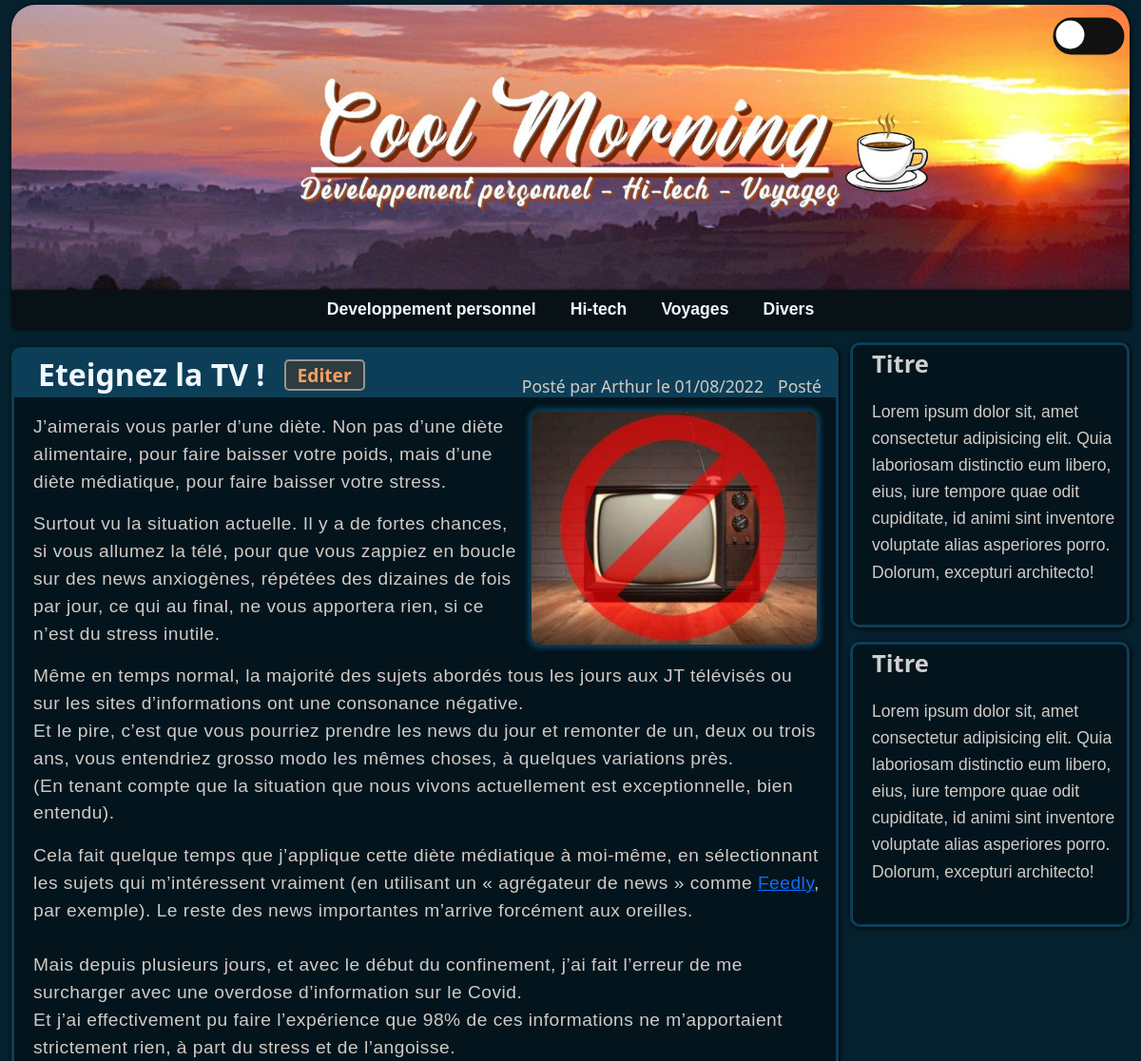
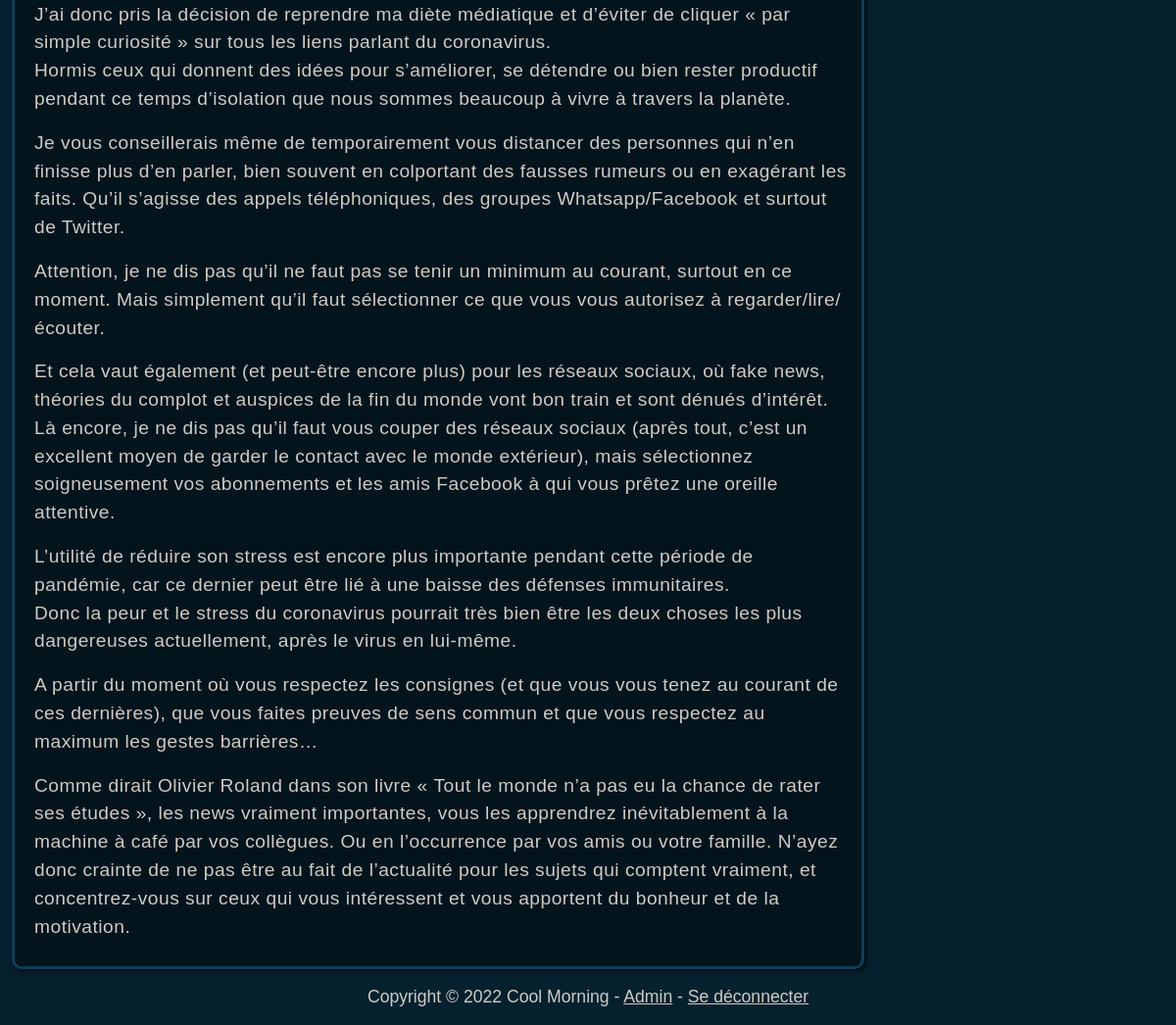
The page /article?id=3 on the database its author committed (2 pictures, top to bottom).
### models.py (models this page shows)
class Article(db.Model):
    id = db.Column(db.Integer, primary_key=True)
    title = db.Column(db.String(100), nullable=False)
    text = db.Column(db.Text, nullable=False)
    date = db.Column(db.DateTime, nullable=False)
    scheduled = db.Column(db.Boolean, nullable=False)
    category = db.Column(db.String(50), nullable=False)
    posted = db.Column(db.Boolean, nullable=False)
    author = db.Column(db.String(50), nullable=False)
    img = db.Column(db.String, nullable=False)

### app.py (the view)
@app.route("/article")
def article():
    article = Article.query.filter_by(id=request.args.get("id")).first()
    return render_template("display_article.html", article=article, Markup=Markup)

### templates/display_article.html
{% extends "layout.html" %}
{% block body %}
<div class="row">
    <div class="col-md-9">
        <div class="article" id="begin">
            <div class="article-header">
                <h2>
                    {{ article.title }}
                    {% if session.user != None%}
                        <a class="edit-button" href="/edit_article?id={{ article.id }}">Editer</a>
                    {% endif %}
                </h2>
                {% if session.user != None%}
                    {% if article.posted %}
                        <p class="status">Posté</p>
                    {% else %}
                        <p class="status">Archivé</p>
                    {% endif %}
                {% endif %}
                <p>Posté par {{ article.author }} le {{ article.date.strftime('%d/%m/%Y') }}</p>
            </div>
            <img src="{{ article.img }}" class="thumb">
            <div class="text">
                {{ Markup(article.text) }}
            </div>
        </div>
    </div>
    <div class="col-md-3">
        <div class="aside">
            <h2>Titre</h2>
            <p>Lorem ipsum dolor sit, amet consectetur adipisicing elit. Quia laboriosam distinctio eum libero, eius, iure tempore quae odit cupiditate, id animi sint inventore voluptate alias asperiores porro. Dolorum, excepturi architecto!</p>
        </div>
        <div class="aside">
            <h2>Titre</h2>
            <p>Lorem ipsum dolor sit, amet consectetur adipisicing elit. Quia laboriosam distinctio eum libero, eius, iure tempore quae odit cupiditate, id animi sint inventore voluptate alias asperiores porro. Dolorum, excepturi architecto!</p>
        </div>
    </div>
</div>
{% endblock %}

### static/styles/custom.css (style rules this page uses)
body { background-color: #06212e; font-family: Verdana, Arial, Tahoma, Serif; color: #cfcbc5; }
.article-header { background-color: #0d3e57; border-radius: 6px 6px 0px 0px; padding-left: 25px; height: 50px; }
.article-header h2 { font-family: Candara, Calibri, Segoe, Segoe UI, Optima, Arial, sans-serif; position: absolute; margin-top: 7px; font-weight: bolder; display: inline; }
.article-header h2 a { color: aliceblue; text-decoration: none; }
.article-header h2 { color: aliceblue; }
.article-header p { font-family: Candara, Calibri, Segoe, Segoe UI, Optima, Arial, sans-serif; color: #cfcbc5; display: inline; float: right; font-size: 1.1em; padding-top: 25px; padding-right: 15px; margin-bottom: -2px; }
.aside h2 { color: #cfcfcf; Font-family: Candara, Calibri, Segoe, Segoe UI, Optima, Arial, sans-serif; font-weight: bolder; width: 200px; padding : 5px 0px 5px 30px; padding-left: 20px; font-size: 1.6em; }
.article .thumb { margin: 15px 20px 3px 10px; float: right; border-radius: 10px; width: 300px; height: 245px; object-fit: cover; box-shadow: 0px 0px 5px 4px #0d3e57; }
.article .text, .edit-article .text { font-size: 1.2em; padding: 17px 15px 10px 20px; letter-spacing: 0.5px; }
.aside p { font-size: 1.1em; padding: 7px 10px 0px 20px; line-height: 1.6em; }
.article, .edit-article { min-height: 350px; }
.edit-button { position: absolute; color: #f8a061 !important; margin-left: 20px; margin-top: 3px !important; font-size: 0.6em; font-weight: bold; text-decoration: none; border: solid 1px #f8a061; background-color: #2e3b40; padding: 3px 12px; border: solid 2px #979591; border-radius: 5px; }
.article, .aside, .edit-article { box-sizing: border-box; background-color: #03141d; border-radius: 10px; border: #0d3e57 solid; box-shadow: 1px 1px 5px black; }
.article { margin-top: 20px; }
.aside { margin-top: 15px; height: 300px; overflow: auto; }
.col-md-3 { padding:0; }
.col-md-9 { padding-left:0; }

### rows shown on the page
Article: title "Eteignez la TV !", author "Arthur", date "01/08/2022", text "J’aimerais vous parler d’une diète. Non pas d’une diète alimentaire, pour faire baisser votre poids, mais d’une diète médiatique, pour faire baisser votre stress. Surtout vu la situation actuelle. Il y a de fortes chances, si vous allumez la télé, pour que vous zappiez en boucle sur des news anxiogènes, répétées des dizaines de fois par jour, ce qui au final, ne vous apportera rien, si ce n’est du stress inutile. Même en temps normal, la majorité des sujets abordés tous les jours aux JT télévisés ou sur les sites d’informations ont une consonance négative. Et le pire, c’est que vous pourriez prendre les news du jour et remonter de un, deux ou trois ans, vous entendriez grosso modo les mêmes…"
